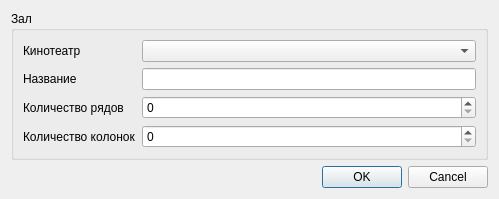
<?xml version="1.0" encoding="UTF-8"?>
<ui version="4.0">
 <class>AddHallDialog</class>
 <widget class="QWidget" name="AddHallDialog">
  <property name="geometry">
   <rect>
    <x>0</x>
    <y>0</y>
    <width>499</width>
    <height>178</height>
   </rect>
  </property>
  <property name="windowTitle">
   <string>Form</string>
  </property>
  <layout class="QFormLayout" name="formLayout">
   <item row="0" column="0" colspan="2">
    <widget class="QGroupBox" name="groupBox">
     <property name="title">
      <string>Зал</string>
     </property>
     <layout class="QFormLayout" name="formLayout_2">
      <item row="0" column="0">
       <widget class="QLabel" name="cinema_label">
        <property name="text">
         <string>Кинотеатр</string>
        </property>
       </widget>
      </item>
      <item row="1" column="0">
       <widget class="QLabel" name="name_label">
        <property name="text">
         <string>Название</string>
        </property>
       </widget>
      </item>
      <item row="2" column="0">
       <widget class="QLabel" name="count_row_label">
        <property name="text">
         <string>Количество рядов</string>
        </property>
       </widget>
      </item>
      <item row="3" column="0">
       <widget class="QLabel" name="count_col_label">
        <property name="text">
         <string>Количество колонок</string>
        </property>
       </widget>
      </item>
      <item row="0" column="1">
       <widget class="QComboBox" name="cinema_combo_box"/>
      </item>
      <item row="1" column="1">
       <widget class="QLineEdit" name="name_line_edit"/>
      </item>
      <item row="2" column="1">
       <widget class="QSpinBox" name="count_row_edit"/>
      </item>
      <item row="3" column="1">
       <widget class="QSpinBox" name="count_col_elit"/>
      </item>
     </layout>
    </widget>
   </item>
   <item row="1" column="1">
    <widget class="QDialogButtonBox" name="button_box">
     <property name="standardButtons">
      <set>QDialogButtonBox::Cancel|QDialogButtonBox::Ok</set>
     </property>
    </widget>
   </item>
  </layout>
 </widget>
 <resources/>
 <connections/>
</ui>
